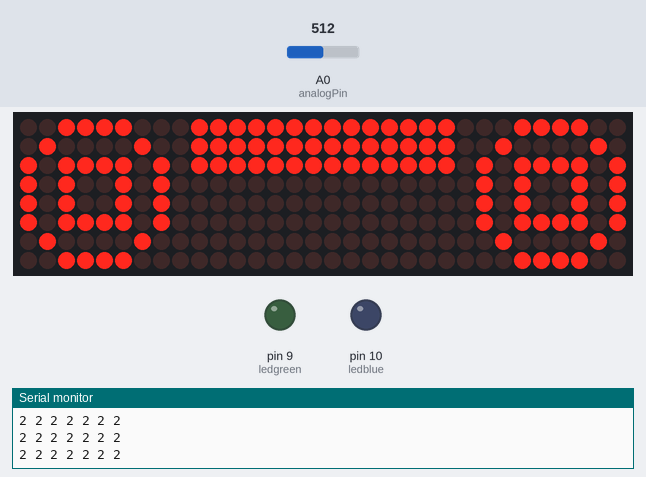
A sketch run on a simulated Arduino Uno, built with avr-gcc and run on an emulated ATmega328P. Parts: 32×8 LED matrix, output pins drawn as LEDs (lit = HIGH), the last lines printed to the serial monitor. Inputs (shaded band) come from the test bench; at power-on: A0 (analogPin) = 512. Pins used as bus, display or sensor lines are not drawn.

Above: at 1.2 s.
1.3 s: A0 (analogPin) set to 711
At 2.0 s:
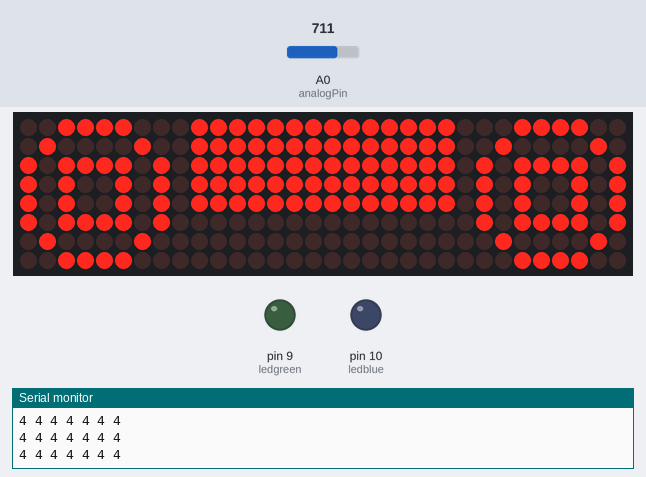
2.8 s: A0 (analogPin) set to 738
At 3.7 s:
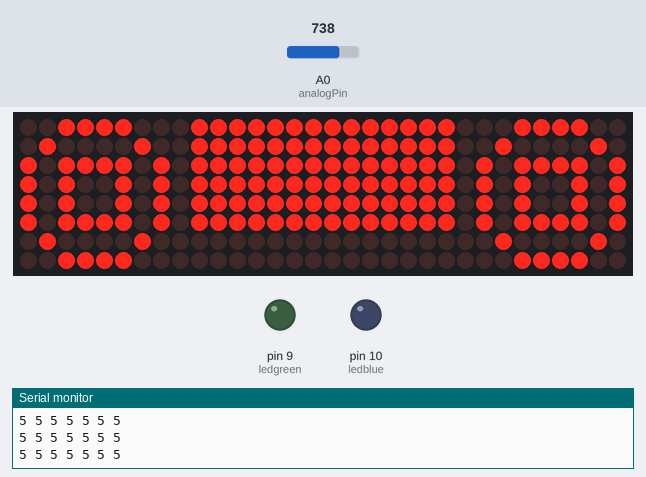
4.3 s: A0 (analogPin) set to 912
At 4.6 s:
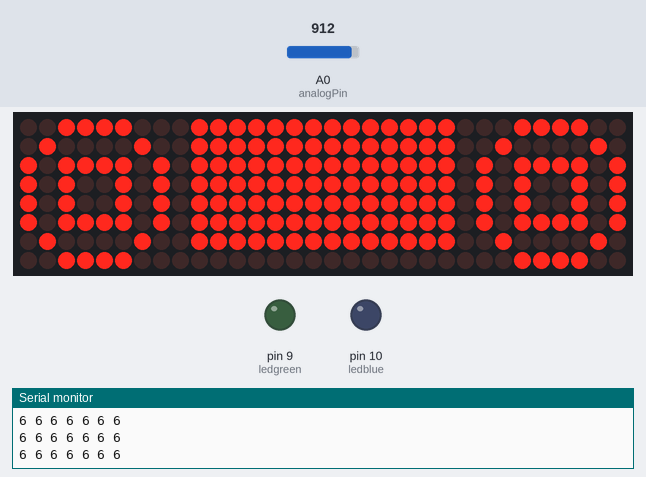
5.8 s: A0 (analogPin) set to 939
At 6.12 s:
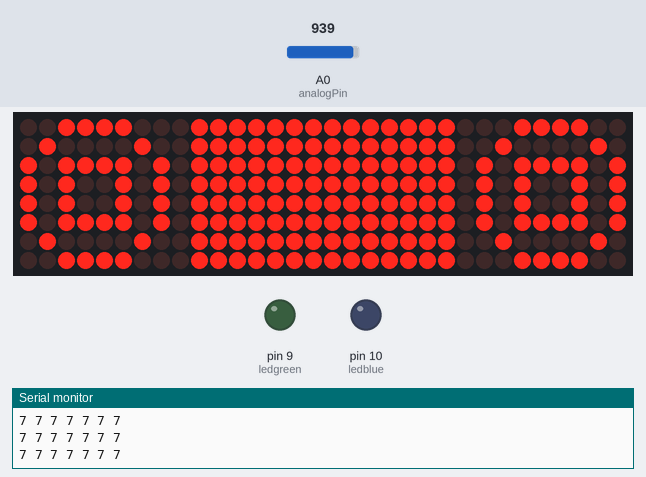
7.8 s: A0 (analogPin) set to 306
At 9.0 s:
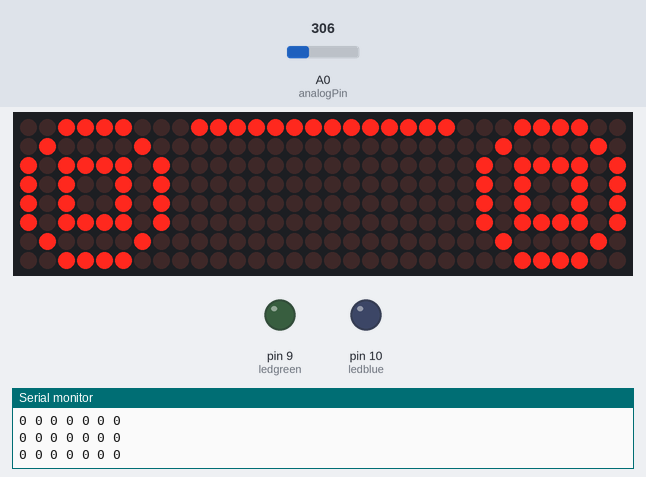
9.3 s: A0 (analogPin) set to 511
At 10.8 s:
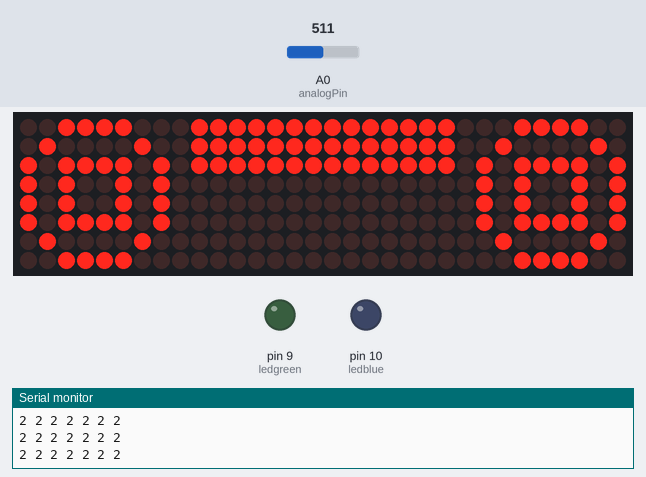
Timing chart, 0 to 11.8 s (numbered marks = the images above; inputs shaded):
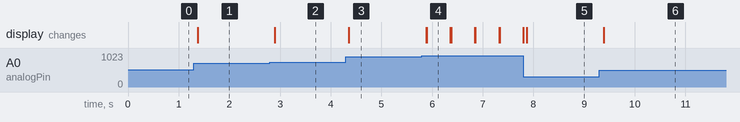

The sketch:

msgeq7_eq_30.ino
```cpp
//ESSE É O PROGRAMA CERTO ATUALIZADO PRO EQUALIZADOR

int analogPin=0;
int strobePin=2;
int resetPin=3;
int ledred=11;
int ledblue=10;
int ledgreen=9;
int spectrumValue[7];
int spectrumValue2[7];
int filter=220;
int i, j;

#include <binary.h>

//MATRIX
#include <LedControl.h>
int DIN = 11;
int CS =  12;
int CLK = 13;
LedControl lc=LedControl(DIN,CLK,CS,4);

byte som1[8] = {0x3C,0x42,0xBD,0xA5,0xA5,0xBD,0x42,0x3C};
byte som2[8] = {0x3C,0x42,0x81,0x99,0x99,0x81,0x42,0x3C};
byte som3[8] = {0x3C,0x7E,0xFF,0xE7,0xE7,0xFF,0x7E,0x3C};
byte column1[9] = {B10000000, B11000000, B11100000, B11110000, B11111000, B11111100, B11111110, B11111111, B11111111};
byte column2[9] = {B00000001, B00000011, B00000111, B00001111, B00011111, B00111111, B01111111, B11111111, B11111111};


void setup(){

  Serial.begin(9600);
  pinMode(analogPin, INPUT);
  pinMode(strobePin, OUTPUT);
  pinMode(resetPin, OUTPUT);
  pinMode(ledred, OUTPUT);
  pinMode(ledblue, OUTPUT);
  pinMode(ledgreen, OUTPUT);
  digitalWrite(resetPin, LOW);
  digitalWrite(strobePin, HIGH);


  //MATRIX
  for(int i=0; i<4;i++){
    lc.shutdown(i,false);       //The MAX72XX is in power-saving mode on startup
    lc.setIntensity(i,3);      // Set the brightness to maximum value
    lc.clearDisplay(i);         // and clear the display
     }
  printSound(som1);


}

void loop(){

  //MSGEQ7
  digitalWrite(resetPin, HIGH);
  digitalWrite(resetPin, LOW);
  for (i=0;i<7;i++){
    delayMicroseconds(36);
    digitalWrite(strobePin, LOW);
    delayMicroseconds(18);
    //delay(30);
    spectrumValue[i]=analogRead(analogPin);
    spectrumValue[i]=constrain(spectrumValue[i], filter, 1023);
    spectrumValue[i]=map(spectrumValue[i], filter,1023,0,8);
    spectrumValue2[i] = spectrumValue[i];
    Serial.print(spectrumValue[i]);
    Serial.print(" ");
    delayMicroseconds(18);
    digitalWrite(strobePin, HIGH);
  }
  Serial.println();


  //SETLEDS DA MATRIX
  j=6;
  for(int i=0;i<7;i++){
    lc.setColumn(1, j, column1[spectrumValue[i]]);
    lc.setColumn(2, i+1, column1[spectrumValue[i]]);
    j--;
  }


  //CAIXA DO GRAVE
  if(spectrumValue[0]>6){
    printSound(som2);
    printSound(som3);
    delay(1);
    lc.clearDisplay(0);
    lc.clearDisplay(3);
    printSound(som1);
  }


}

void printSound(byte character [])
{
  int i = 0;
  for(i=0;i<8;i++)
  {

    lc.setRow(0,i,character[i]);
    lc.setRow(3,i,character[i]);

  }
}
```

Measured:
- the behaviour switches between 721 and 722 on A0 (analogPin) (found by bisection; images 1 and 2)
- the behaviour switches between 922 and 923 on A0 (analogPin) (found by bisection; images 3 and 4)
- after the input at 1.3 s, the display: changes after 0.08 s (image 1)
- after the input at 2.8 s, the display: changes after 0.09 s (image 2)
- after the input at 4.3 s, the display: changes after 0.05 s (image 3)
- after the input at 5.8 s, the display: first changes after 0.08 s (image 4 shows a later state)
- after the input at 9.3 s, the display: changes after 0.09 s (image 6)
